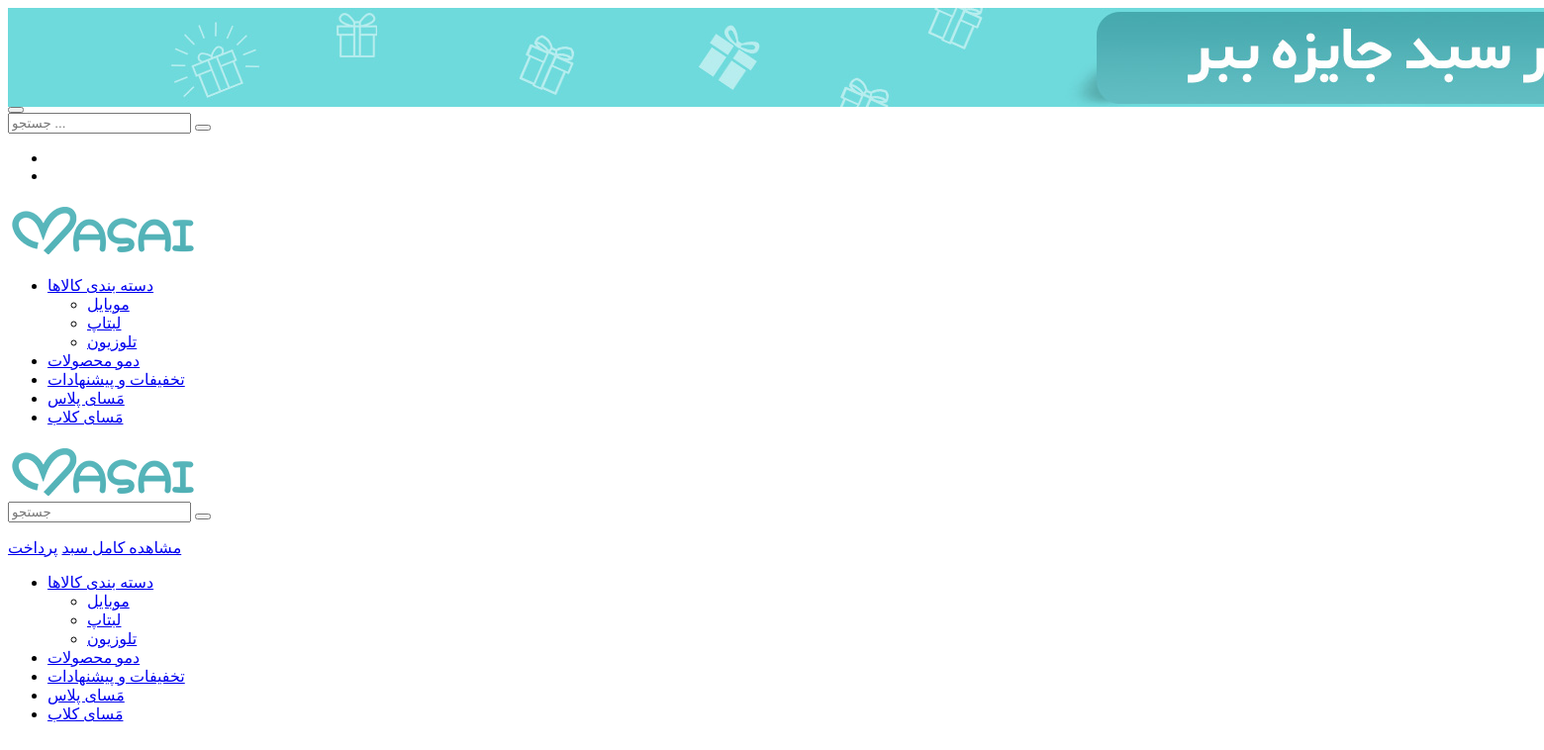
The page /header/ on the database as committed earlier.
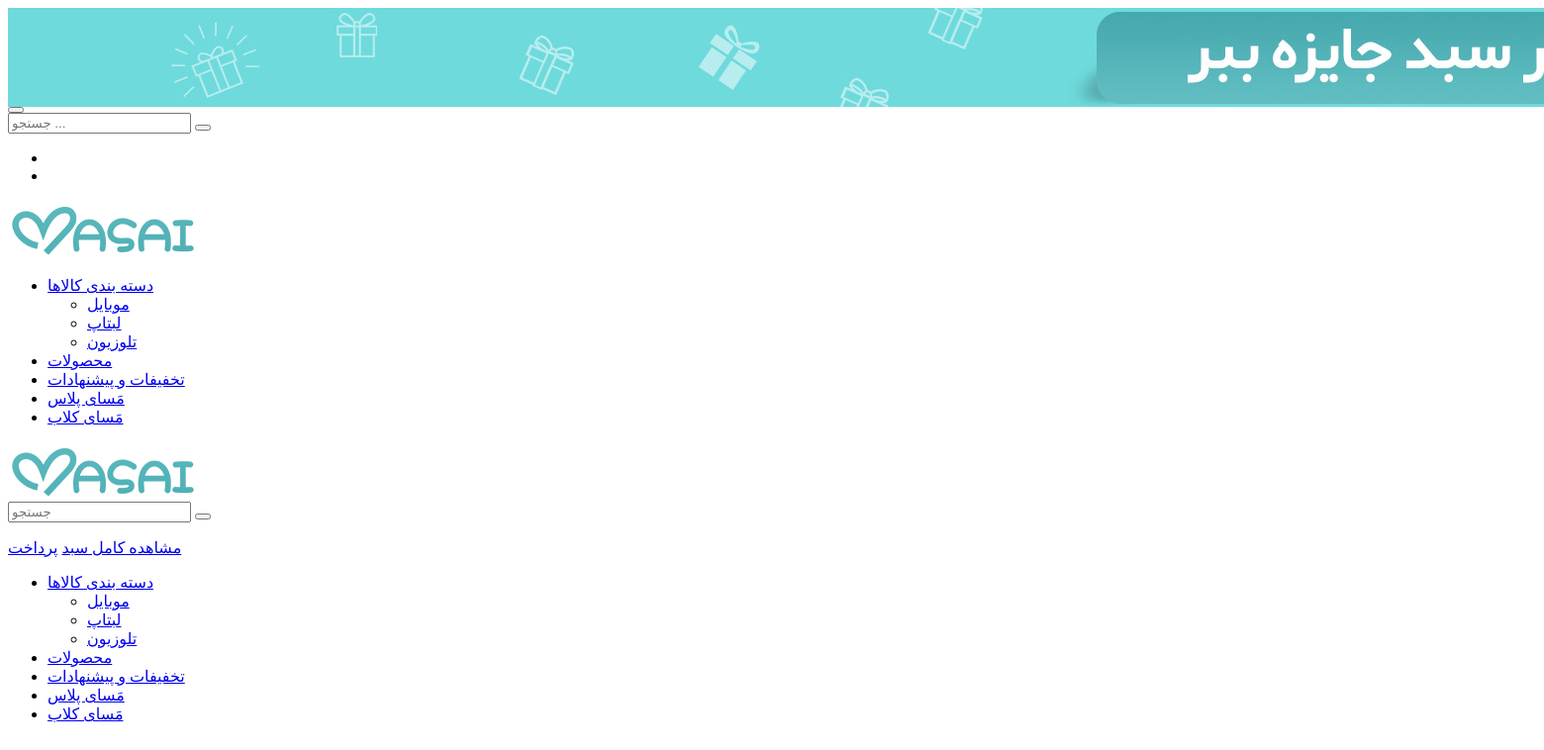
The same page on the database as committed later.
### home/models.py (models this page shows, shortened)
class TemplateSettings(models.Model):
    copyright_text = models.CharField(max_length=150,default="all rights reserved")
    top_navbar = models.ImageField(verbose_name="بنر بالا")
    alt = models.CharField(max_length=100,verbose_name='توضیح عکس',null=True,blank=True,default='image')
    logo = models.ImageField(verbose_name='لوگو')
    alt_logo = models.CharField(max_length=100,verbose_name='توضیح عکس',null=True,blank=True,default='image')
    banner1 = models.ImageField(verbose_name='بنر میانی راست')
    alt1 = models.CharField(max_length=100,verbose_name='توضیح عکس',null=True,blank=True,default='image')
    banner2 = models.ImageField(verbose_name='بنر میانی چپ')
    alt2 = models.CharField(max_length=100,verbose_name='توضیح عکس',null=True,blank=True,default='image')
    banner3 = models.ImageField(verbose_name='بنر میانی پایین')
    alt3 = models.CharField(max_length=100,verbose_name='توضیح عکس',null=True,blank=True,default='image')
    order_deliver_time = models.CharField(max_length=450,verbose_name='زمان ارسال محصول ', default=' از انبار مَسای کالا طی 2 روز کاری')

class NavBar(models.Model):
    name = models.CharField(max_length=100,verbose_name='نام نوبار')
    link = models.CharField(max_length=100,verbose_name='لینک نوبار')
    icon = models.CharField(max_length=50,verbose_name='ایکون')

class NavBarDepthTwo(models.Model):
    parent = models.ForeignKey(NavBar,on_delete=models.PROTECT)
    name = models.CharField(max_length=100,verbose_name='نام نوبار')
    link = models.CharField(max_length=100,verbose_name='لینک نوبار')

### cart/views.py (the view)
        def wrapper(request, *args, **kwargs):
            kwargs.update({cookie:cookie in request.COOKIES,})
            return view_func(request, *args, **kwargs)

### cart/views.py (called while the page is built)
def check_cookies(cookie):
    def decorator(view_func):
        def wrapper(request, *args, **kwargs):
            kwargs.update({cookie:cookie in request.COOKIES,})
            return view_func(request, *args, **kwargs)
        return wrapper
    return decorator

### home/views.py (called while the page is built)
@check_cookies('orderdetail')
def header_view(request,**kwargs):
    if kwargs.get('orderdetail') :
        orderdetail = ast.literal_eval(request.COOKIES.get('orderdetail'))
        products = Product.objects.filter(id__in=orderdetail.keys())[:2]
        counts = list(orderdetail.values())
        for index,product in enumerate(products) :
            product.customer_count = counts[index]
    else:
        products = []
    context = {
        'template_setting' : TemplateSettings.objects.last(),
        'navbars' : NavBar.objects.all(),
        'products' : products,
    }
    return render(request,'header.html',context)

### templates/header.html (shortened to what this page needs)
{% load static %}
<div class="top-section fullscreen-container">
    <img src="{{template_setting.top_navbar.url}}" alt="{{template_setting.alt}}" class="h-100">
</div>
<nav class="navbar direction-ltr fixed-top header-responsive">
    <div class="container">
        <div class="navbar-translate">
            <button class="navbar-toggler navbar-toggler-right" type="button" data-toggle="collapse"
                    data-target="#navigation" aria-controls="navigation-index" aria-expanded="false"
                    aria-label="Toggle navigation">
            </button>
            <div class="search-nav default">
                <form action="#">
                    <input type="text" placeholder="جستجو ...">
                    <button type="submit"><img src="{% static 'assets/img/search.png' %}" alt=""></button>
                </form>
                <ul>
                    <li><a href="#"></a></li>
                    <li><a href="#"></a></li>
                </ul>
            </div>
        </div>
        <div class="collapse navbar-collapse justify-content-end" id="navigation">
            <div class="logo-nav-res default text-center">
                <a href="#">
                    <img src="{{template_setting.logo.url}}" alt="{{template_setting.alt_logo}}">
                </a>
            </div>
            <ul class="navbar-nav default">
                {% for navbar in navbars %}
                {% if navbar.navbardepthtwo_set.exists %}
                <li class="sub-menu">
                    <a href="{{navbar.link}}">{{navbar.name}}</a>
                    <ul>
                        {% for navbar_two in navbar.navbardepthtwo_set.all %}
                        <li>
                            <a href="{{navbar_two.link}}">{{navbar_two.name}}</a>
                        </li>
                        {% endfor %}
                    </ul>
                </li>
                {% else %}
                <li>
                    <a href="{{navbar.link}}">{{navbar.name}}</a>
                </li>
                {% endif %}
                {% endfor %}
            </ul>
        </div>
    </div>
</nav>
<div class="wrapper default">
    <header class="Masai-header default">
        <div class="container-fluid">
            <div class="row">
                <div class="col-lg-2 col-md-3 col-sm-4 col-5">
                    <div class="logo-area default">
                        <a href="index.html">
                            <img src="{{template_setting.logo.url}}" alt="{{template_setting.alt_logo}}">
                        </a>
                    </div>
                </div>
                <div class="col-lg-8 col-md-5 col-sm-8 col-7">
                    <div class="search-area default">
                        <form action="#" class="search">
                            <input type="text" placeholder="جستجو">
                            <button type="submit"><img src="{% static 'assets/img/search.png' %}" alt=""></button>
                        </form>
                    </div>
                </div>
                <div class="col-md-2 col-sm-12">
                    <div class="cart dropdown masai_dropdown">
                        <div class="dropdown-menu" aria-labelledby="navbar_a">
                            <div class="btn_cart">
                                <a href="{% url 'cart:cart' %}" class="btn btn_sabad">مشاهده کامل سبد</a>
                                <a href="{% url 'cart:confirm_order' %}" class="btn btn_pardakht btn-main-masai">پرداخت</a>
                            </div>
                        </div>
                    </div>
                </div>
            </div>
        </div>
        <nav class="nav_header">
            <ul class="nav__ullist">
                {% for navbar in navbars %}
                <li class="list_style">
                    <i class="fa {{navbar.icon}} icon-icon" aria-hidden="true"></i><a href="{{navbar.link}}" class="list__link">{{navbar.name}}</a>
                    {% if navbar.navbardepthtwo_set.exists %}
                    <div class="submeno">
                        <ul class="main_meno-drobdown">
                            {% for navbar_two in navbar.navbardepthtwo_set.all %}
                            <li class="child_mno-drobdown">
                                <a href="{{navbar_two.link}}" class="run">{{navbar_two.name}}</a>
                            </li>
                            {% endfor %}
                        </ul>
                    </div>
                    {% endif %}
                </li>
                {% endfor %}
            </ul>
        </nav>
    </header>

Rows that differ between the two databases and show on the page:
changed NavBar: name "دمو محصولات" → "محصولات"
